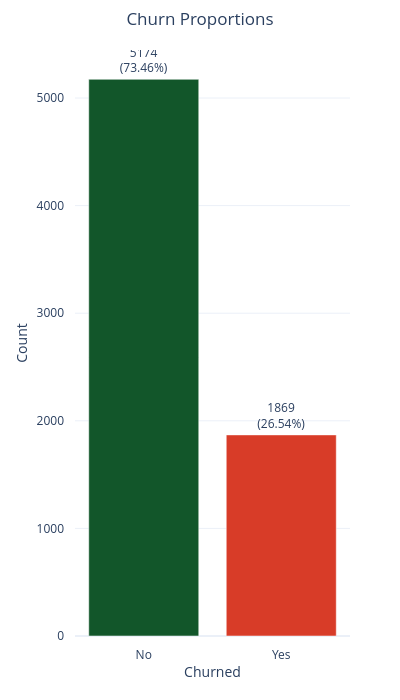

Notebook cell for this chart:
### Markdown cell above
## Target variable: `Churn Label`

`Churn Label` indicates whether the customer churned (`Yes`) or did not churn (`No`). This is the binary outcome variable that the downstream classification models will predict.

Because churners represent a minority of customers, the dataset is moderately imbalanced. This matters when choosing evaluation metrics later: precision, recall, F1-score, PR-AUC, and ROC-AUC are more informative than accuracy alone.

### Code cell
churn_prop = df['Churn Label'].value_counts().to_frame().reset_index().set_axis(['Churned', 'Count'], axis=1)
churn_prop['Percentage'] = [str(round((i/churn_prop['Count'].sum()) * 100, 2)) + '%' for i in churn_prop['Count']]

fig = px.bar(churn_prop, x='Churned', y='Count',
             text_auto=False,
             color_discrete_map={'Yes': "#D83C28", 'No': "#12562a"},
             color='Churned',
             text=['''{}<br>({})'''.format(count, perc) for count, perc in zip(churn_prop['Count'], churn_prop['Percentage'])])

fig.update_layout(template='plotly_white',
                  autosize=False,
                  width=400, 
                  height=700,
                  margin=dict(l=50, r=50, b=50, t=50, pad=10),
                  title=dict(text='Churn Proportions', x=0.5),
                  showlegend=False)

fig.update_traces(textposition='outside')
fig.show()

### Figure 1 — Plotly figure (JSON) as saved in the notebook; plotly's stock layout.template omitted (floating-point values rounded to 4 significant figures)
{"data": [{"alignmentgroup": "True", "hovertemplate": "Churned=%{x}<br>Count=%{y}<br>text=%{text}<extra></extra>", "legendgroup": "No", "marker": {"color": "#12562a", "pattern": {"shape": ""}}, "name": "No", "offsetgroup": "No", "orientation": "v", "showlegend": true, "text": ["5174<br>(73.46%)"], "textposition": "outside", "type": "bar", "x": ["No"], "xaxis": "x", "y": [5174], "yaxis": "y"}, {"alignmentgroup": "True", "hovertemplate": "Churned=%{x}<br>Count=%{y}<br>text=%{text}<extra></extra>", "legendgroup": "Yes", "marker": {"color": "#D83C28", "pattern": {"shape": ""}}, "name": "Yes", "offsetgroup": "Yes", "orientation": "v", "showlegend": true, "text": ["1869<br>(26.54%)"], "textposition": "outside", "type": "bar", "x": ["Yes"], "xaxis": "x", "y": [1869], "yaxis": "y"}], "layout": {"autosize": false, "barmode": "relative", "height": 700, "legend": {"title": {"text": "Churned"}, "tracegroupgap": 0}, "margin": {"b": 50, "l": 50, "pad": 10, "r": 50, "t": 50}, "showlegend": false, "title": {"text": "Churn Proportions", "x": 0.5}, "width": 400, "xaxis": {"anchor": "y", "categoryarray": ["No", "Yes"], "categoryorder": "array", "domain": [0, 1], "title": {"text": "Churned"}}, "yaxis": {"anchor": "x", "domain": [0, 1], "title": {"text": "Count"}}}}
